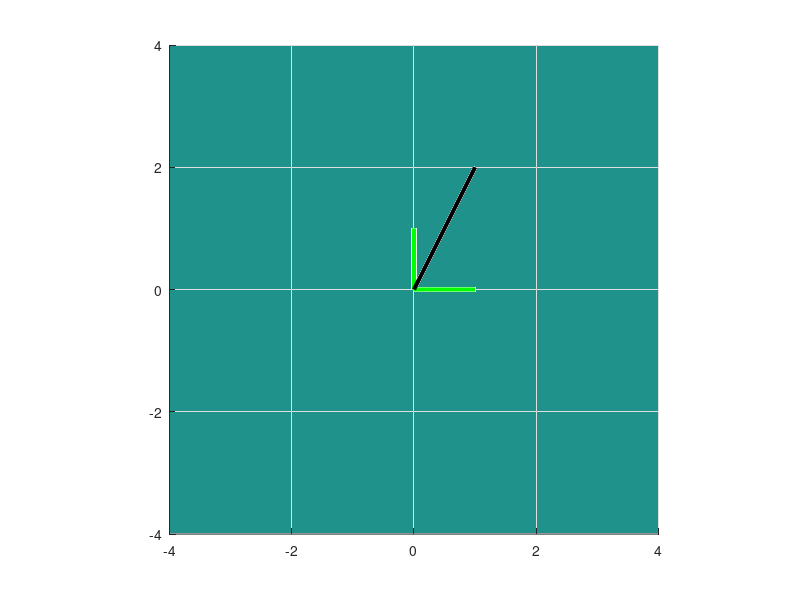

This figure's MATLAB source:

%%
%     COURSE: Linear algebra: theory and implementation
%    SECTION: Vectors
%      VIDEO: Span
% Instructor: sincxpress.com
%
%%

% set S
%S = [ [1 1 0]' [1 7 0]' ]; 
S = [ [1 0 0]' [0 1 0]' ]; 


% vectors v and w
%v = [1 2 0]';
%w = [3 2 1]';

v = [1 2 3]';



figure(6), clf, hold on
plot3([0 S(1,1)],[0 S(2,1)],[0 S(3,1)],'g','linew',3)
plot3([0 S(1,2)],[0 S(2,2)],[0 S(3,2)],'g','linew',3)


plot3([0 v(1)],[0 v(2)],[0 v(3)],'k','linew',3)
%plot3([0 w(1)],[0 w(2)],[0 w(3)],'b','linew',3)
%make sure you tunr on the w vector line, when you go buy document example% or turn of w when you need to check for one vector and turn on when need to check for 2 vectors
% need to fix the legend to work properly
%legend({'v';'w'},'AutoUpdate','off')

% draw the plane spanned by S
normvec = cross(S(:,1),S(:,2));
[X,Y] = meshgrid(-4:4,-4:4);
z = -(normvec(1)*X + normvec(2)*Y)/normvec(3);
surf(X,Y,z)
shading interp

axis square
grid on, rotate3d on

%% end.

% Interested in more courses? See sincxpress.com 
% Use code MXC-DISC4ALL for the lowest price for all courses.
